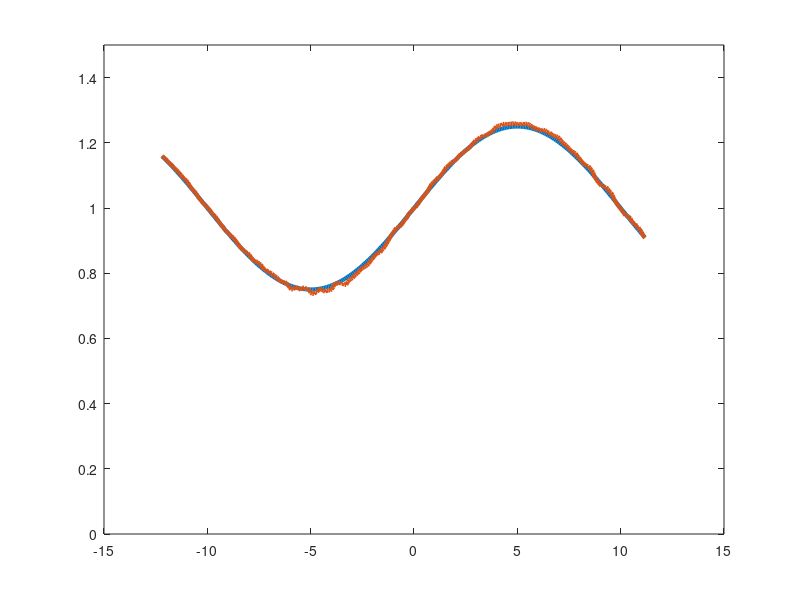
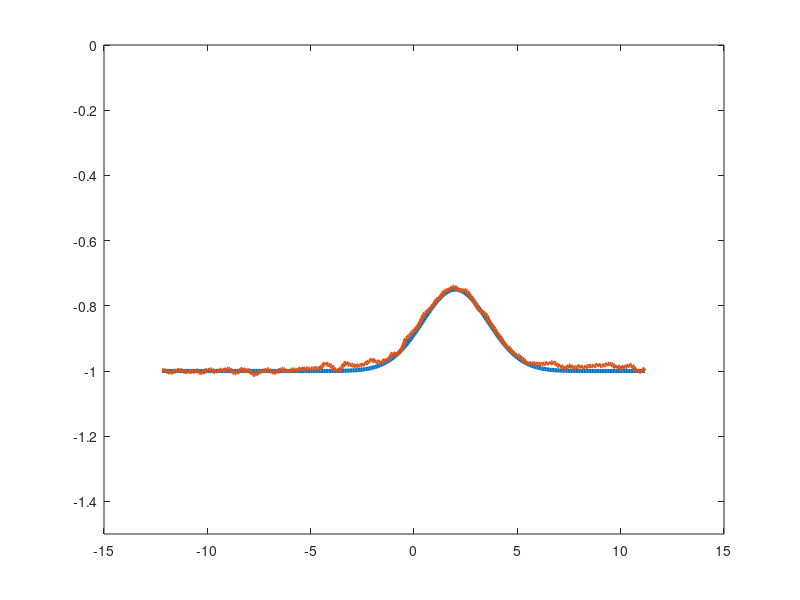
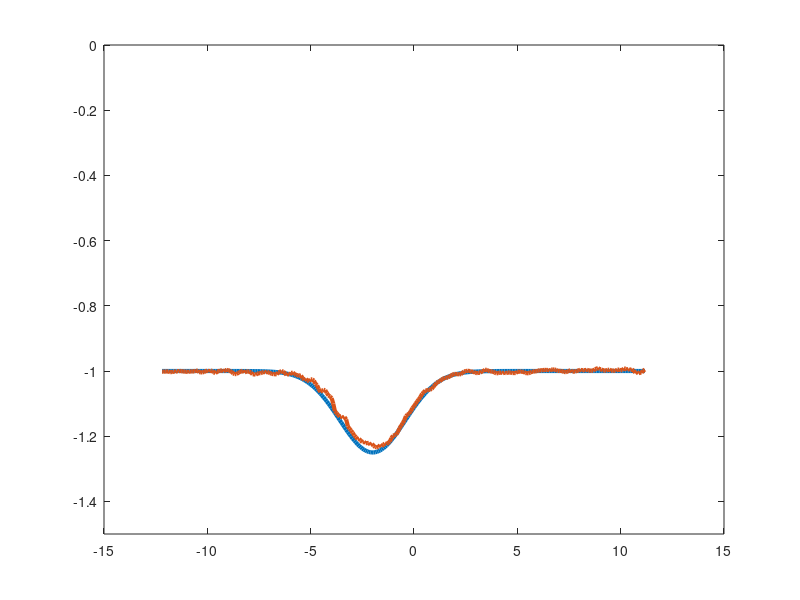

Write MATLAB code to recreate these figures, in order.
%% 
% draw the figures for the identification results
% Target equation: Kuramoto-Sivashinsky equation: (noise case)
%       u_t =  (1 + sin(2*pi*x/20)/4) * uu_x
%             +(-1 + exp(-(x-2)^2/5)/4) * u_xx
%             +(-1 - exp(-(x+2)^2/5)/4) * u_xxxx
%% noisy data

load('KS_figure.mat'); % data generated from main_noisy.m

% u*u_x
figure(1)
plot(x(101:400),w_ref(2401:2700),'LineWidth',3);
hold on 
plot(x(101:400),w(2401:2700),'LineWidth',3);
axis([-15 15 0 1.5]);

% u_xx
figure(2)
plot(x(101:400),w_ref(1501:1800),'LineWidth',3);
hold on 
plot(x(101:400),w(1501:1800),'LineWidth',3);
axis([-15 15 -1.5 0]);

% u_xxxx
figure(3)
plot(x(101:400),w_ref(2101:2400),'LineWidth',3);
hold on 
plot(x(101:400),w(2101:2400),'LineWidth',3);
axis([-15 15 -1.5 0]);

